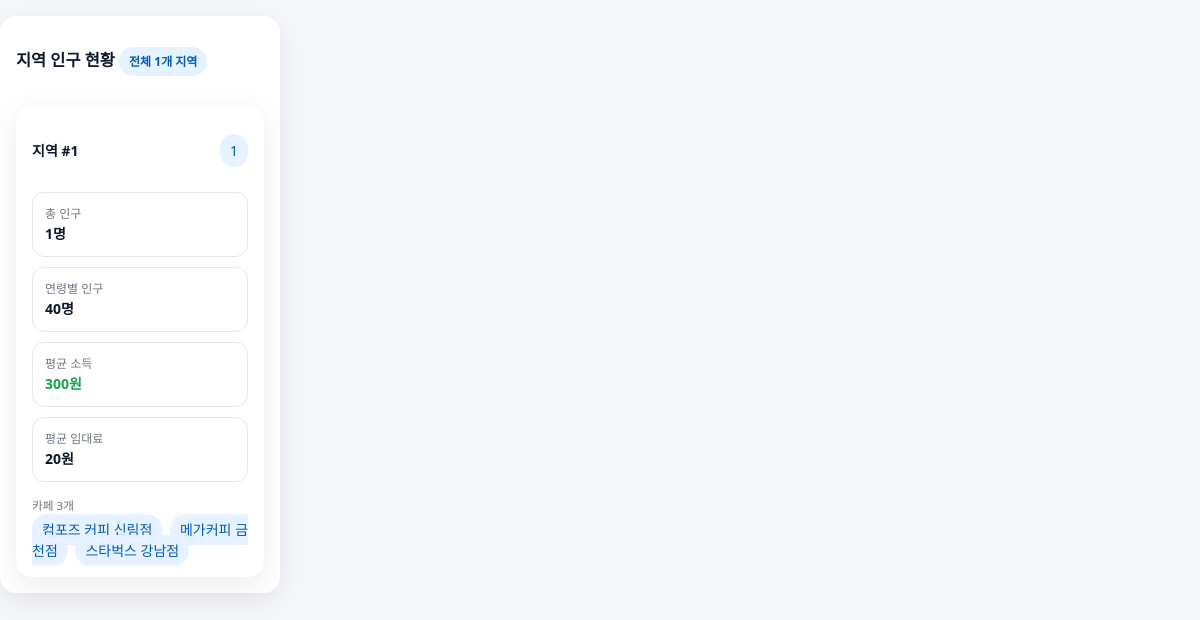
The app's page /resident-populations/template_list/, older data.
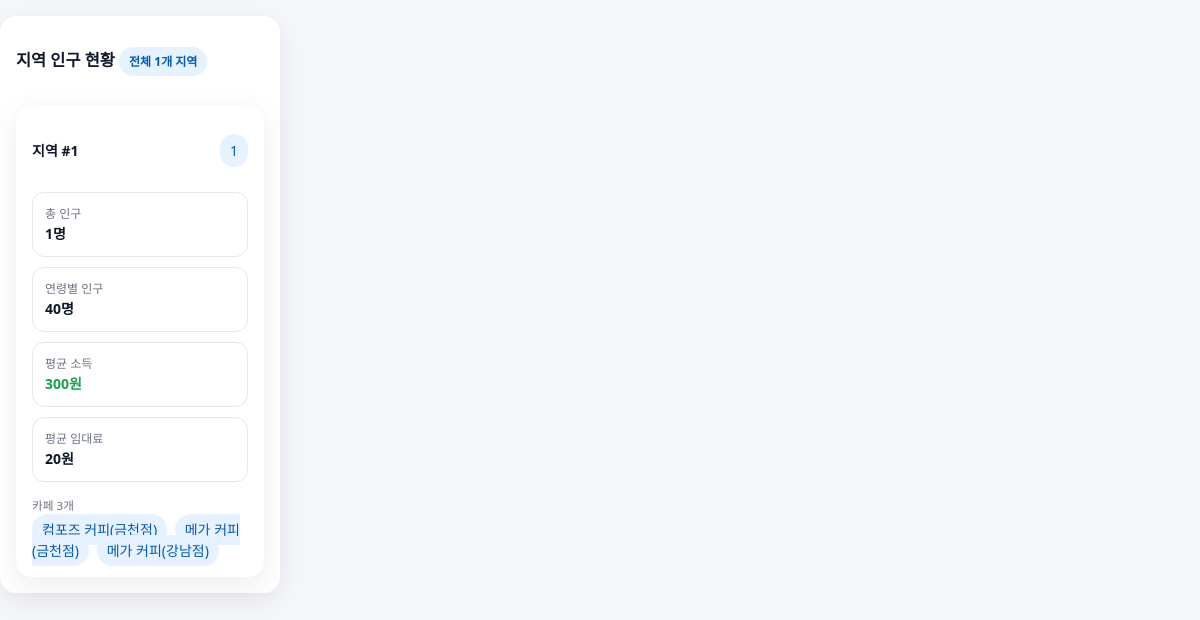
The same page, newer data.
### cafes/models.py (models this page shows, shortened)
class ResidentPopulation(models.Model):
    rp_key = models.AutoField(primary_key=True)
    total_population = models.PositiveIntegerField()
    population_per_ages = models.PositiveIntegerField()
    income_avg = models.PositiveIntegerField()
    rent_avg = models.PositiveIntegerField()
    traffic_level = models.CharField(max_length=50)

class CafeId(models.Model):
    cafe_id = models.AutoField(primary_key=True)
    name = models.CharField(max_length=140)
    city = models.CharField(max_length=50, default="서울특별시", editable=False)
    distinct = models.CharField(max_length=100,help_text="구 단위로 입력하세요 ex) 강남구")
    detail_address = models.CharField(max_length=200,help_text="세부주소를 입력하세요")
    franchise = models.BooleanField(default=False)
    franchise_type = models.CharField(max_length=50, blank=True)
    biz_code = models.CharField(max_length=50, blank=True)
    latitude = models.FloatField()
    longitude = models.FloatField()
    rp_key = models.ForeignKey(ResidentPopulation, on_delete=models.PROTECT, related_name="cafes")

### cafes/views.py (the view)
class ResidentPopulationViewSet(viewsets.ModelViewSet):
    queryset = ResidentPopulation.objects.all().order_by("rp_key")
    serializer_class = ResidentPopulationSerializer
    permission_classes = [permissions.AllowAny]
    @action(detail=False, methods=['get'])
    def template_list(self, request):
        populations = self.get_queryset()
        context = {'populations': populations}
        return render(request, 'cafes/resident_population_list.html', context)

### templates/cafes/resident_population_list.html (shortened to what this page needs)
{% extends 'base.html' %}
{% load static %}
{% block content %}
<div class="container main">
    <div class="card">
        <div class="card__head">
            <h3>지역 인구 현황 <span class="tag">전체 {{ populations|length }}개 지역</span></h3>
        </div>
        {% if populations %}
            <div class="grid-2" style="gap: 16px; margin-top: 16px;">
                {% for population in populations %}
                <div class="card">
                    <div class="card__head">
                        <h4>지역 #{{ population.rp_key }}</h4>
                        <span class="chip">{{ population.traffic_level }}</span>
                    </div>
                    <div class="grid-2" style="margin-top: 12px;">
                        <div class="stat">
                            <div>
                                <div class="k">총 인구</div>
                                <div class="v">{{ population.total_population|floatformat:0 }}명</div>
                            </div>
                        </div>
                        <div class="stat">
                            <div>
                                <div class="k">연령별 인구</div>
                                <div class="v">{{ population.population_per_ages|floatformat:0 }}명</div>
                            </div>
                        </div>
                    </div>
                    <div class="grid-2" style="margin-top: 8px;">
                        <div class="stat">
                            <div>
                                <div class="k">평균 소득</div>
                                <div class="v up">{{ population.income_avg|floatformat:0 }}원</div>
                            </div>
                        </div>
                        <div class="stat">
                            <div>
                                <div class="k">평균 임대료</div>
                                <div class="v">{{ population.rent_avg|floatformat:0 }}원</div>
                            </div>
                        </div>
                    </div>
                    {% if population.cafes.all %}
                    <div style="margin-top: 12px;">
                        <small class="muted">카페 {{ population.cafes.count }}개</small>
                        <div style="margin-top: 4px;">
                            {% for cafe in population.cafes.all|slice:":3" %}
                                <span class="chip" style="margin-right: 4px;">{{ cafe.name }}</span>
                            {% endfor %}
                        </div>
                    </div>
                    {% endif %}
                </div>
                {% endfor %}
            </div>
        {% else %}
            <div class="panel panel--notice">
                <span>지역 인구 데이터가 없습니다.</span>
            </div>
        {% endif %}
    </div>
</div>
{% endblock %}

### templates/base.html (shortened to what this page needs)
{% load static %}
<!doctype html>
<html lang="ko">
<head>
  <link rel="stylesheet" href="{% static 'css/styles.css' %}">
</head>
<body>
  {% block content %}{% endblock %}
</body>
</html>

### static/css/styles.css (style rules this page uses)
:root { --bg:#f6f7fb; --panel:#ffffff; --ink:#0f172a; --muted:#6b7280; --brand:#0080ff; --brand-dark:#005bb5; --line:#e5e7eb; --chip:#e6f2ff; --ok:#16a34a; --warn:#f59e0b; --bad:#ef4444; --radius:16px; --shadow:0 8px 30px rgba(17,24,39,.08); }
* { box-sizing:border-box }
html,body { height:100% }
body { margin:0;background:var(--bg);color:var(--ink);font:14px/1.5 system-ui,-apple-system,Segoe UI,Roboto,Arial }
.container { max-width:1200px;margin:0 auto;padding:0 20px }
.main { display:grid;grid-template-columns:280px 1fr;gap:16px;padding:16px 0 }
.card { background:var(--panel);border-radius:var(--radius);box-shadow:var(--shadow);padding:16px }
.card__head { display:flex;align-items:center;justify-content:space-between }
.tag { background:var(--chip);color:var(--brand-dark);padding:6px 10px;border-radius:999px;font-size:12px }
.chip { background:var(--chip);color:var(--brand-dark);padding:6px 10px;border-radius:999px;cursor:pointer;transition:.2s }
.stat { background:#fff;border:1px solid var(--line);border-radius:12px;padding:12px;margin:10px 0 }
.k { font-size:12px;color:var(--muted) }
.v { font-weight:800 }
.up { color:var(--ok) }
.muted { color:var(--muted) }

Row changes from the older to the newer data that the page shows:
removed CafeId: name "컴포즈 커피 신림점"
removed CafeId: name "메가커피 금천점"
removed CafeId: name "스타벅스 강남점"
added CafeId: name "컴포즈 커피(금천점)"
added CafeId: name "메가 커피(금천점)"
added CafeId: name "메가 커피(강남점)"
